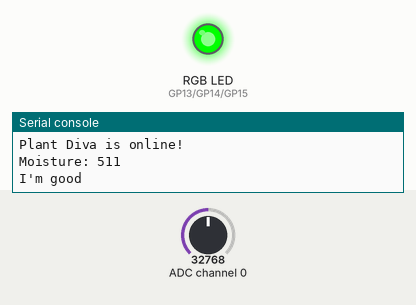
Recording of a program running on a simulated Raspberry Pi Pico running MicroPython. Parts: an RGB LED mixed from three pins (HIGH = lit), the last lines printed to the serial console. The test bench sets the inputs (shaded band); at power-on: ADC channel 0 = 32768 (analog values on the 0–65535 scale). WiFi joins after 1.5 s; values from a settings file that is not in the repository are placeholders; web requests get an empty 200 reply after 0.4 s; pins used as bus, display or sensor lines are not drawn.

Above: at 3.2 s.
3.3 s: ADC channel 0 set to 38960
8.9 s: ADC channel 0 set to 39920
At 12.8 s:
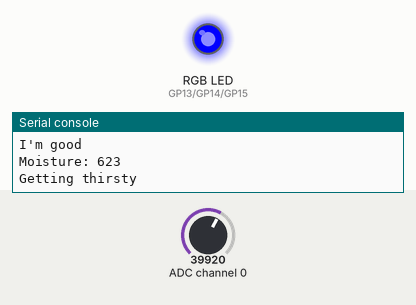
14.5 s: ADC channel 0 set to 42336
At 17.8 s:
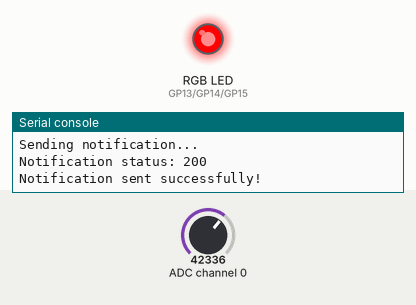
Timing chart, 0 to 19.3 s (numbered marks = the images above; inputs shaded):
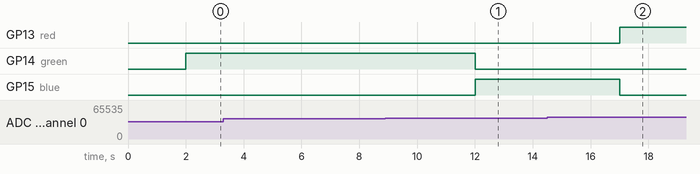

Measured:
- the behaviour switches between 39456 and 39472 on ADC channel 0 (found by bisection; images 0 and 1)
- the behaviour switches between 41632 and 41648 on ADC channel 0 (found by bisection; images 1 and 2)
- after the input at 8.9 s, GP14 (green): HIGH → LOW after 3.1 s; GP15 (blue): LOW → HIGH after 3.1 s
- after the input at 14.5 s, GP13 (red): LOW → HIGH after 2.5 s; GP15 (blue): HIGH → LOW after 2.5 s

The program:

plant_diva_prod_notification.py
```python
import network
import time
import urequests

from machine import Pin, SPI, PWM
from secrets import SSID, PASSWORD, NTFY_TOPIC


# -----------------------
# WIFI
# -----------------------

def connect_wifi():
    wifi = network.WLAN(network.STA_IF)
    wifi.active(True)

    if not wifi.isconnected():
        print("Connecting to Wi-Fi...")
        wifi.connect(SSID, PASSWORD)

        timeout = 20

        while not wifi.isconnected() and timeout > 0:
            print(".", end="")
            time.sleep(1)
            timeout -= 1

    if not wifi.isconnected():
        raise RuntimeError("Could not connect to Wi-Fi")

    print("\nConnected!")
    print("IP address:", wifi.ifconfig()[0])

    return wifi


# -----------------------
# NTFY NOTIFICATION
# -----------------------

def send_notification(title, message):
    url = "https://ntfy.sh/" + NTFY_TOPIC
    response = None

    try:
        print("Sending notification...")

        response = urequests.post(
            url,
            data=message.encode(),
            headers={
                "Title": title,
                "Priority": "high",
                "Tags": "seedling,droplet"
            }
        )

        print("Notification status:", response.status_code)

        if 200 <= response.status_code < 300:
            print("Notification sent successfully!")
        else:
            print("Notification failed:", response.text)

    except Exception as error:
        print("Notification error:", error)

    finally:
        if response is not None:
            response.close()


# -----------------------
# MCP3008 / SPI
# -----------------------

spi = SPI(
    0,
    baudrate=1_000_000,
    polarity=0,
    phase=0,
    sck=Pin(18),
    mosi=Pin(19),
    miso=Pin(16)
)

cs = Pin(17, Pin.OUT)
cs.value(1)


def read_mcp3008(channel):
    if channel < 0 or channel > 7:
        raise ValueError("Channel must be between 0 and 7")

    command = bytearray([1, (8 + channel) << 4, 0])
    response = bytearray(3)

    cs.value(0)
    spi.write_readinto(command, response)
    cs.value(1)

    return ((response[1] & 3) << 8) | response[2]


# -----------------------
# RGB LED
# -----------------------

red = PWM(Pin(13))
green = PWM(Pin(14))
blue = PWM(Pin(15))

for led in (red, green, blue):
    led.freq(1000)


def set_color(r, g, b):
    red.duty_u16(int(r * 65535))
    green.duty_u16(int(g * 65535))
    blue.duty_u16(int(b * 65535))


# -----------------------
# PLANT DIVA LOGIC
# -----------------------

DRY_THRESHOLD = 650
HAPPY_THRESHOLD = 615

alert_sent = False

connect_wifi()

print("Plant Diva is online!")

while True:
    moisture = read_mcp3008(0)

    print("Moisture:", moisture)

    if moisture >= DRY_THRESHOLD:
        set_color(1, 0, 0)
        print("WATER ME")

        if not alert_sent:
            send_notification(
                "Plant Diva Needs Water",
                "Plant Diva is thirsty! Moisture reading: {}.".format(moisture)
            )

            alert_sent = True

    elif moisture > HAPPY_THRESHOLD:
        set_color(0, 0, 1)
        print("Getting thirsty")

    else:
        set_color(0, 1, 0)
        print("I'm good")

        if alert_sent:
            print("Plant has recovered. Alert reset.")

        alert_sent = False

    time.sleep(5)
```
